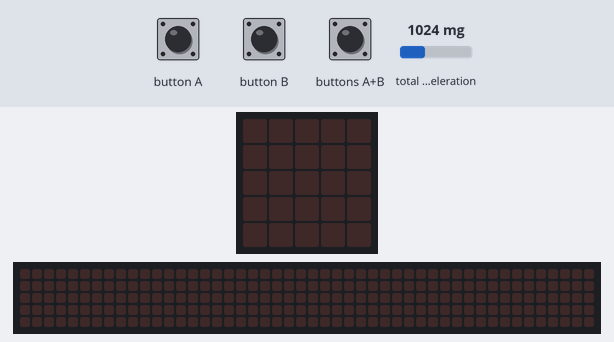
The program below on a simulated BBC micro:bit (MakeCode). On the bench: the board's 5×5 LED display, a strip that is not on the board, showing the scrolling text unrolled. The test bench sets the inputs (shaded band); at power-on: total acceleration 1024 mg. The 48×5 strip is a reading aid, not a part: it shows the text the display is scrolling, unrolled, one strip-width of it at a time.

Above: at 1.2 s.
1.3 s: total acceleration set to 2250 mg
At 1.9 s:
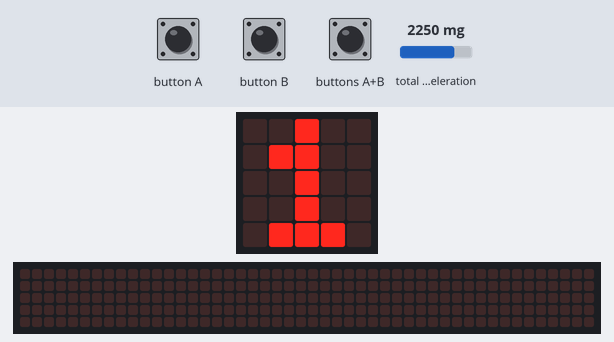
4.3 s: button A pressed for 0.15 s
At 5.28 s:
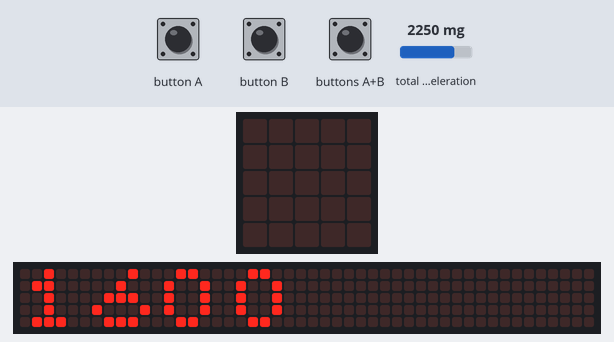
7.3 s: buttons A+B pressed for 0.15 s
At 10.91 s:
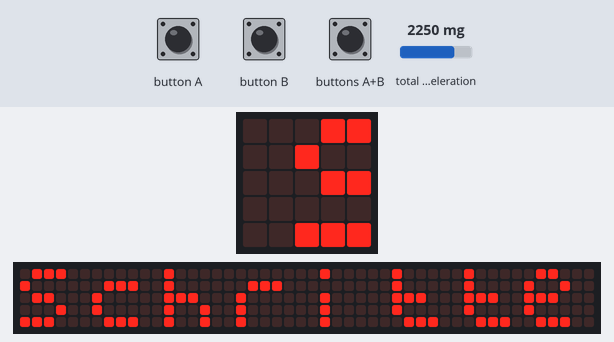

The program:

main.ts
```typescript
input.onButtonPressed(Button.A, function () {
    Empf += 100
    basic.showNumber(Empf)
})
input.onButtonPressed(Button.AB, function () {
    basic.showString("Schritte:" + Schritte)
})
input.onButtonPressed(Button.B, function () {
    Empf += -100
    basic.showNumber(Empf)
})
let Empf = 0
let Schritte = 0
Schritte = 0
Empf = 1500
let EmpfModus = 0
basic.forever(function () {
    if (input.acceleration(Dimension.Strength) > Empf) {
        Schritte += 1
        basic.showNumber(Schritte)
        basic.clearScreen()
    }
})
```

test.ts
```typescript
// Hier kann man Tests durchführen; diese Datei wird nicht kompiliert, wenn dieses Paket als Erweiterung verwendet wird.
```

Measured:
- after the input at 1.3 s, the display: changes at once (image 1)
- after the input at 4.3 s, the display: first differs from a run without the input after 0.83 s (image 2)
- after the input at 7.3 s, the display: first differs from a run without the input after 3.1 s (image 3 shows a later state)
- what the display in image 1 shows lasts 0.8 s, from 1.3 s to 2.1 s
